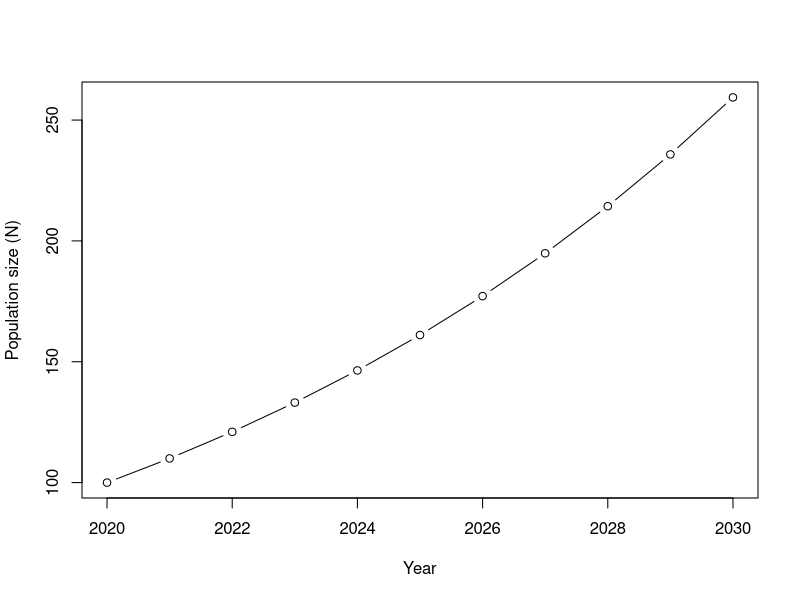
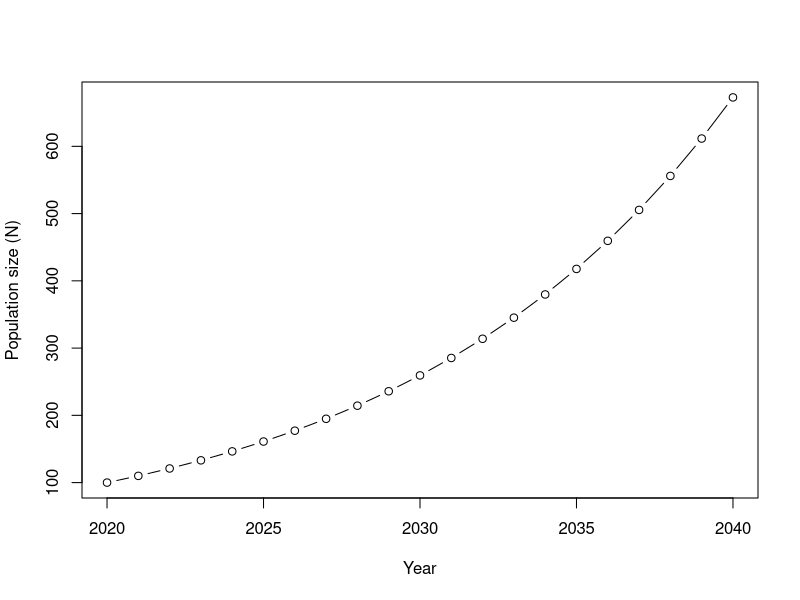

The R script that drew these images, in order:
## ---- chunk 1
yr <- seq(2020,2030)
N <- 100
lambda <- 1.1
N.t <- c(100, rep(NA,10))
for(i in 2:length(N.t)){
  N.t[i] <- N.t[i-1]*lambda
}
length(N.t)
length(yr)
plot(N.t ~ yr, type = "b", xlab = "Year", ylab = "Population size (N)")
## ---- chunk 2
yr <- seq(2020,2040)
N <- 100
lambda <- 1.1
N.t <- c(100, rep(NA,20))
for(i in 2:length(N.t)){
  N.t[i] <- N.t[i-1]*lambda
}
length(N.t)
length(yr)
plot(N.t ~ yr, type = "b", xlab = "Year", ylab = "Population size (N)")
